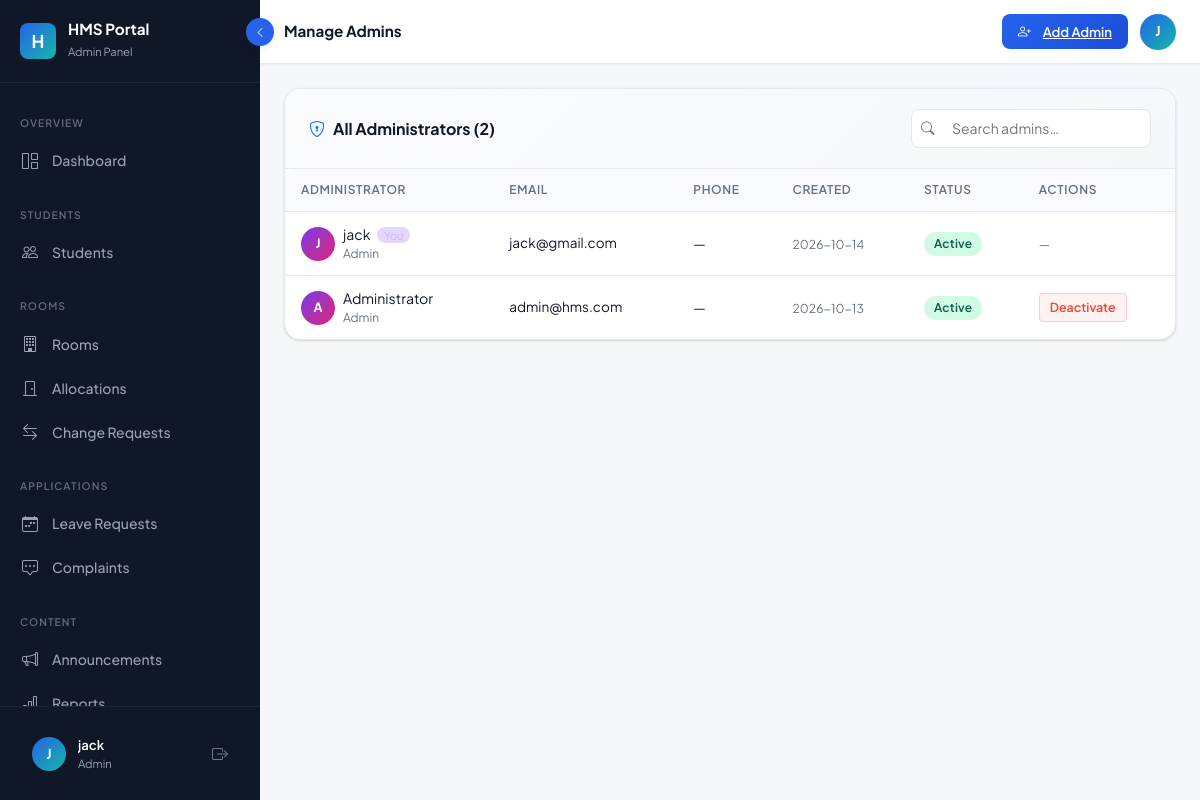
/admin/admins (signed in), run on the app's committed database.
### tables this page shows
CREATE TABLE Users (
    user_id       INTEGER PRIMARY KEY AUTOINCREMENT,
    email         TEXT NOT NULL UNIQUE,
    password_hash TEXT NOT NULL,
    role          TEXT NOT NULL DEFAULT 'student' CHECK(role IN ('admin','student')),
    full_name     TEXT NOT NULL,
    phone         TEXT,
    is_active     INTEGER NOT NULL DEFAULT 1,
    created_at    TEXT NOT NULL DEFAULT (datetime('now')),
    updated_at    TEXT NOT NULL DEFAULT (datetime('now'))
);

### routes/admin_routes.py (the view)
@admin_bp.route('/admins')
@admin_required
def admins():
    all_admins = db.fetchall(
        "SELECT user_id, full_name, email, phone, is_active, created_at "
        "FROM Users WHERE role='admin' ORDER BY created_at DESC"
    )
    return render_template('admin/admins.html', admins=all_admins)

### models/db.py (called while the page is built, shortened)
def get_db_path():
    if os.environ.get('DATABASE_FILE'):
        return os.environ['DATABASE_FILE']

def get_db():
    if 'db' not in g:
        db_path = get_db_path()
        g.db = sqlite3.connect(
            db_path,
            detect_types=sqlite3.PARSE_DECLTYPES | sqlite3.PARSE_COLNAMES
        )
        g.db.row_factory = sqlite3.Row   # rows behave like dicts
        g.db.execute("PRAGMA foreign_keys = ON")
        try:
            g.db.execute("PRAGMA journal_mode = WAL")
        except sqlite3.OperationalError:
            g.db.execute("PRAGMA journal_mode = DELETE")
    return g.db

def _wrap_row(d):
    for k, v in d.items():
        if isinstance(v, str) and (k in DATE_KEYS or k.endswith('_date') or k.endswith('_at')):
            d[k] = DateString(v)
    return d

def fetchall(sql, params=()):
    cur = get_db().execute(sql, params)
    rows = cur.fetchall()
    return [_wrap_row(dict(r)) for r in rows]

### templates/admin/admins.html (shortened to what this page needs)
{% extends "layouts/dashboard.html" %}
{% block page_title %}Manage Admins{% endblock %}
{% block sidebar_role %}Admin Panel{% endblock %}
{% block sidebar_nav %}{% include 'admin/_nav.html' %}{% endblock %}
{% block topbar_actions %}
<a href="{{ url_for('admin.add_admin') }}" class="btn-hms-primary" style="padding:0.45rem 1rem;font-size:0.82rem;">
  <i class="bi bi-person-plus me-1"></i> Add Admin
</a>
{% endblock %}
{% block content %}
<div class="hms-card animate-fade-in-up">
  <div class="hms-card-header">
    <span class="hms-card-title"><i class="bi bi-shield-lock text-primary"></i> All Administrators ({{ admins|length }})</span>
    <div class="hms-search" style="width:240px;">
      <input type="text" class="hms-search-input" data-search-table="adminsTable" placeholder="Search admins…" style="width:100%;"/>
    </div>
  </div>
  <div class="table-responsive-hms">
    {% if admins %}
    <table class="hms-table" id="adminsTable">
      <thead>
        <tr>
          <th>Administrator</th>
          <th>Email</th>
          <th>Phone</th>
          <th>Created</th>
          <th>Status</th>
          <th>Actions</th>
        </tr>
      </thead>
      <tbody>
      {% for a in admins %}
      <tr>
        <td>
          <div class="d-flex align-items-center gap-2">
            <div style="width:34px;height:34px;background:linear-gradient(135deg,#7C3AED,#DB2777);border-radius:50%;display:flex;align-items:center;justify-content:center;color:#fff;font-size:0.8rem;font-weight:700;flex-shrink:0;">
              {{ a.full_name[0]|upper }}
            </div>
            <div>
              <div class="fw-600" style="font-size:0.88rem;">{{ a.full_name }}
                {% if a.user_id == session.user_id %}
                <span style="font-size:0.7rem;background:rgba(124,58,237,0.2);color:#C4B5FD;padding:1px 7px;border-radius:20px;margin-left:4px;">You</span>
                {% endif %}
              </div>
              <div style="font-size:0.75rem;color:var(--hms-text-muted);">Admin</div>
            </div>
          </div>
        </td>
        <td style="font-size:0.85rem;">{{ a.email }}</td>
        <td>{{ a.phone or '—' }}</td>
        <td><small style="color:var(--hms-text-muted);">{{ a.created_at[:10] if a.created_at else '—' }}</small></td>
        <td>
          {% if a.is_active %}
          <span class="badge-hms badge-active">Active</span>
          {% else %}
          <span class="badge-hms badge-inactive">Inactive</span>
          {% endif %}
        </td>
        <td>
          {% if a.user_id != session.user_id %}
          <form method="POST" action="{{ url_for('admin.toggle_admin_status', user_id=a.user_id) }}" style="display:inline;">
            <button type="submit" class="btn-danger-sm" data-confirm="Toggle status for {{ a.full_name }}?">
              {{ 'Deactivate' if a.is_active else 'Activate' }}
            </button>
          </form>
          {% else %}
          <span style="font-size:0.78rem;color:var(--hms-text-muted);">—</span>
          {% endif %}
        </td>
      </tr>
      {% endfor %}
      </tbody>
    </table>
    {% else %}
    <div class="empty-state">
      <div class="empty-state-icon"><i class="bi bi-shield-lock"></i></div>
      <div class="empty-state-title">No admin accounts found</div>
      <a href="{{ url_for('admin.add_admin') }}" class="btn-hms-primary mt-3">Add First Admin</a>
    </div>
    {% endif %}
  </div>
</div>
{% endblock %}

### templates/layouts/dashboard.html (shortened to what this page needs)
{% extends "layouts/base.html" %}
{% block body %}
<nav class="hms-sidebar" id="hmsSidebar">
  <div class="sidebar-brand">
    <div class="brand-logo">H</div>
    <div class="brand-text">
      <span class="brand-name">HMS Portal</span>
      <span class="brand-sub">{% block sidebar_role %}Student{% endblock %}</span>
    </div>
  </div>
  <div class="sidebar-nav">
    {% block sidebar_nav %}{% endblock %}
  </div>
  <div class="sidebar-footer">
    <div class="user-card" title="{{ session.name }}">
      <div class="user-avatar">{{ session.name[0]|upper if session.name else 'U' }}</div>
      <div class="user-info">
        <div class="user-name">{{ session.name }}</div>
        <div class="user-role">{{ session.role|capitalize }}</div>
      </div>
      <a href="{{ url_for('auth.logout') }}" class="ms-auto text-muted" style="font-size:1rem; color:rgba(152,162,179,0.7)!important; text-decoration:none;" title="Logout">
        <i class="bi bi-box-arrow-right"></i>
      </a>
    </div>
  </div>
</nav>
<button class="sidebar-toggle" id="sidebarToggle" aria-label="Toggle sidebar">
  <i class="bi bi-chevron-left toggle-icon"></i>
</button>
<main class="hms-main" id="hmsMain">
  <header class="hms-topbar">
    <div class="d-flex align-items-center gap-3">
      <div>
        <h6 class="mb-0 fw-700" style="font-weight:700; font-size:0.95rem;">
          {% block page_title %}Dashboard{% endblock %}
        </h6>
      </div>
    </div>
    <div class="topbar-actions">
      {% block topbar_actions %}{% endblock %}
      <div class="topbar-avatar" title="{{ session.name }}">
        {{ session.name[0]|upper if session.name else 'U' }}
      </div>
    </div>
  </header>
  <div class="hms-page-content">
    {% block content %}{% endblock %}
  </div>
</main>
{% endblock %}

### static/css/main.css (style rules this page uses)
*, *::before, *::after { box-sizing: border-box; }
body { font-family: 'Plus Jakarta Sans', 'Inter', system-ui, -apple-system, sans-serif; background: var(--hms-bg); color: var(--hms-text); margin: 0; padding: 0; -webkit-font-smoothing: antialiased; }
a { color: var(--hms-blue); }
.topbar-actions { display: flex; align-items: center; gap: var(--space-3); }
.topbar-avatar { width: 36px; height: 36px; background: linear-gradient(135deg, var(--hms-blue), var(--hms-teal)); border-radius: 50%; display: flex; align-items: center; justify-content: center; color: #fff; font-weight: 700; font-size: 0.85rem; cursor: pointer; }
.btn-danger-sm { background: #FEF2F2; color: var(--hms-danger); border: 1px solid #FECACA; border-radius: var(--radius-xs); padding: 4px 10px; font-size: 0.78rem; font-weight: 600; cursor: pointer; transition: all var(--dur-fast); }
.table-responsive-hms { overflow-x: auto; border-radius: var(--radius-md); }

### data on the page
Users: name "jack", full_name "J", full_name "jack", shows "You", email "jack@gmail.com", phone "—", created_at "2026-10-14", is_active "Active"
Users: full_name "A", full_name "Administrator", email "admin@hms.com", phone "—", created_at "2026-10-13", shows "Active", is_active "Deactivate"

### other printed values
{{ session.name[0]|upper if session.name else 'U' }} "J"
{{ session.role|capitalize }} "Admin"
{{ admins|length }} "2"
